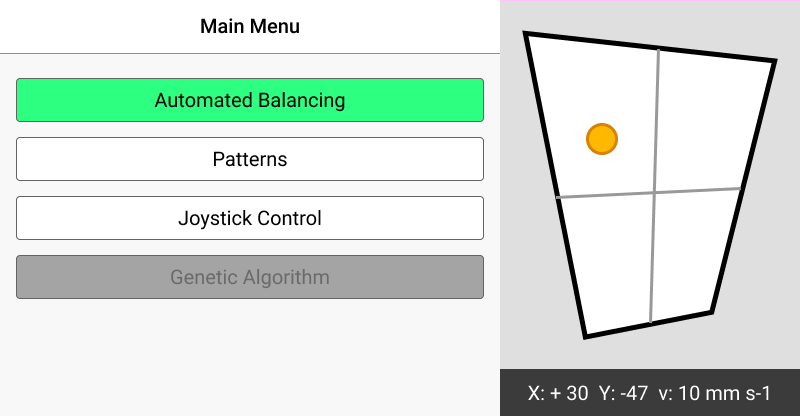
#> input picture Raspberry Pi/GUI/UX Prototype/Main Window.png, 800 x 416 px, given in place of the camera
$ python ImageProcess.py
#> lines starting #> are read from the running program, lines starting #| are printed output that depends on the picture; after the words box and inside, x2 and y2 are one past the last pixel; in counts of white or black regions, pixels touching at a corner belong together
import numpy as np
import cv2 as cv
from scipy.spatial import distance as dist

## Webcam capture and setting
# Laptop 0 front cam, 1 rear cam, 2 usb cam
cap = cv.VideoCapture(0)
#cap.set(cv.CAP_PROP_AUTOFOCUS, 0)
camWidth = cap.get(3)  # currently 640
camHeight = cap.get(4)  # currently 480
fps = cap.get(cv.CAP_PROP_FPS)  #maybe 5
## try another FPS fetch method and compare : TO DO ...
use_time = 1 / fps

camWidth = int(camWidth)
camHeight = int(camHeight)
midWidth = camWidth//2  # 320 pixels
midHeight = camHeight//2  # 240 pixels
lowOrange = np.array([ 0, 120, 140])
uppOrange = np.array([ 22, 255, 255])

def getPosition(circFind):
    for contour in circFind:
        circArea = cv.contourArea(contour)
        if circArea > 1000:
            x, y, w, h = cv.boundingRect(contour)
            ball_x = (w//2 + x)
            ball_y = (h//2 + y)
            ball_x = ball_x - midWidth
            ball_y = midHeight - ball_y
    return ball_x, ball_y


while True:
    ret, frame = cap.read()
#> frame is the input picture: shape (416, 800, 3); mean B, G, R 218.6, 226, 214.5
    img = frame.copy()   # Copy Frame for image processing
    # Filter by colour and make a mask
    hsv = cv.cvtColor(img, cv.COLOR_BGR2HSV)
#> hsv: shape (416, 800, 3); mean H, S, V 4.3, 12.8, 226.3
    mask = cv.inRange(hsv, lowOrange, uppOrange)
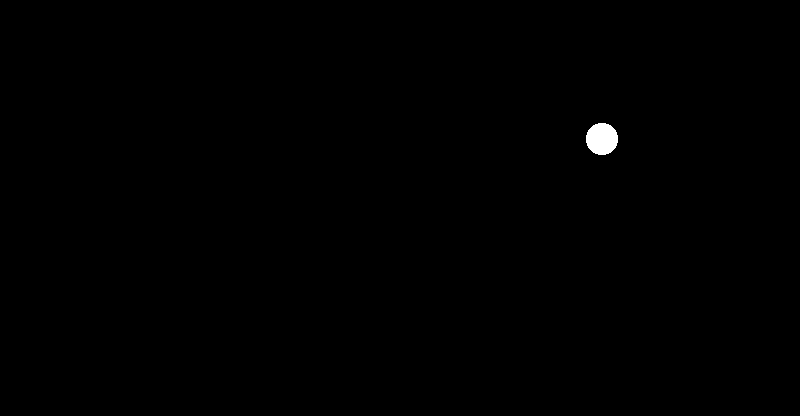
#> mask: shape (416, 800); 0.24% white; 1 white region
    # Get contours
    circFind, _ = cv.findContours(mask, cv.RETR_TREE, cv.CHAIN_APPROX_NONE)
#> circFind = 1 contour; box (x1, y1, x2, y2) and area: (586, 123, 618, 155) 767
    Xm, Ym = getPosition(circFind)
#> the loop in getPosition, `for contour in circFind:` made 1 pass
#> circArea on pass 1: 767
#> (the run stopped early here; a loop or call above may not have finished)
